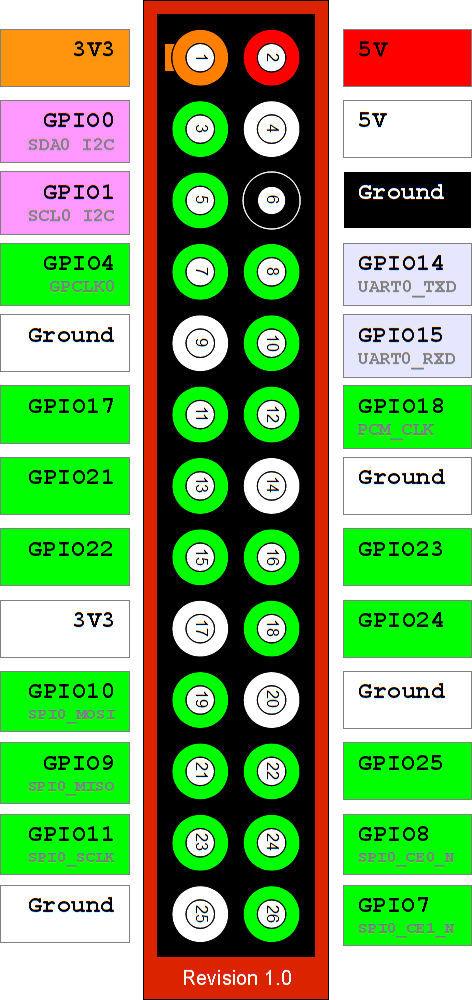
#> input picture seydanur_demir/Pi 1 Model B Revizyon 1.0.png, 472 x 1000 px, given in place of the camera
$ python tracking.py
#> lines starting #> are read from the running program, lines starting #| are printed output that depends on the picture; after the words box and inside, x2 and y2 are one past the last pixel; in counts of white or black regions, pixels touching at a corner belong together
# -*- coding: utf-8 -*-
"""
Created on Tue Jul 14 10:16:41 2020

@author: mesut
"""


import cv2
import numpy as np
import math
font = cv2.FONT_HERSHEY_SIMPLEX

cap = cv2.VideoCapture(0)

cap.set(3,320)
cap.set(4,240)

while True:
    _, frame = cap.read()
#> frame is the input picture: shape (1000, 472, 3); mean B, G, R 100.6, 165.6, 125.1
    hsv_frame = cv2.cvtColor(frame, cv2.COLOR_BGR2HSV)
#> hsv_frame: shape (1000, 472, 3); mean H, S, V 25.4, 101.1, 190.3
    low_red = np.array([0,139,65])
    high_red = np.array([28,255,255])
    red_mask = cv2.inRange(hsv_frame,low_red,high_red)
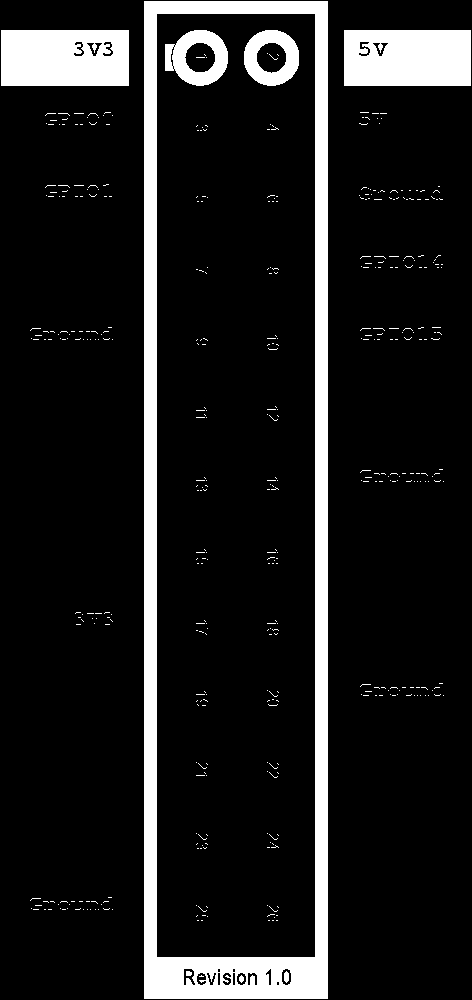
#> red_mask: shape (1000, 472); 11.3% white; 432 white regions (424 under 20 px)
    contours, _ = cv2.findContours(red_mask, cv2.RETR_TREE, cv2.CHAIN_APPROX_SIMPLE)
#> contours = 456 contours, 430 with area under 20; largest, box (x1, y1, x2, y2) and area: (144, 1, 328, 999) 182451, (156, 13, 316, 958) 150094, (1, 30, 129, 86) 6985, (344, 30, 471, 86) 6930, (165, 30, 228, 86) 2606
    contours = sorted(contours, key=lambda x:cv2.contourArea(x), reverse=True)

    for cnt in contours:
        (x,y,w,h) = cv2.boundingRect(cnt)
        distancei = (2*3.14 * 180)/(w+h*360)*1000 + 3
        #print distancei
        distance = distancei *2.54
        distance = math.floor(distancei/2)
        cv2.rectangle(frame,(x,y),(x+w,y+h), (0,255,0),2)
        x_medium = int((x+x+w)/2)
        y_medium = int((y+y+h)/2)
        cv2.line(frame, (x_medium,0), (x_medium,480), (0,255,0),2)
        cv2.line(frame, (780,y_medium), (0,y_medium), (0,255,0),2)
        position = (3,30)

        cv2.putText(frame,'Distance = ' + str(distance) + ' cm', (3,50),font,0.5,(255,255,255),1)
        cv2.putText(
         frame, #numpy array on which text is written
         " x pos : "+str(x_medium)+" \n y pos : "+str(y_medium)+"", #text
         position, #position at which writing has to start
         cv2.FONT_HERSHEY_SIMPLEX, #font family
         0.5, #font size
         (255, 255, 0, 255),1)
        break
#> this loop made 1 pass
#> (cnt, x, y, w, h, distancei, x_medium) on pass 1: ([[144, 1], [144, 998], [327, 998], [327, 1]], 144, 1, 184, 998, 6.14, 236)
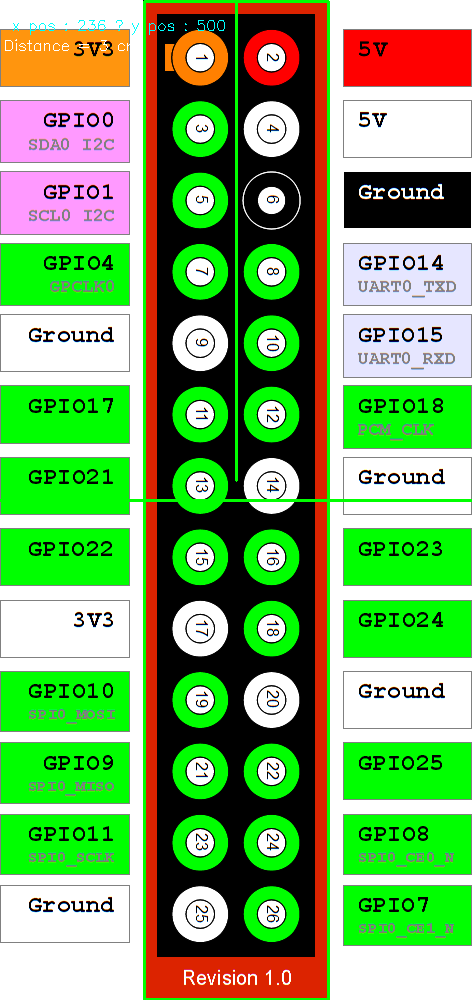
#> frame: shape (1000, 472, 3); 2.08% of pixels changed, all inside (x1, y1, x2, y2) = (0, 0, 472, 1000)


    cv2.imshow("Frame",frame)
    #cv2.imshow("", red_mask)


    key = cv2.waitKey(1)
#> (key Esc is pressed here)

    if key==27:
        break
